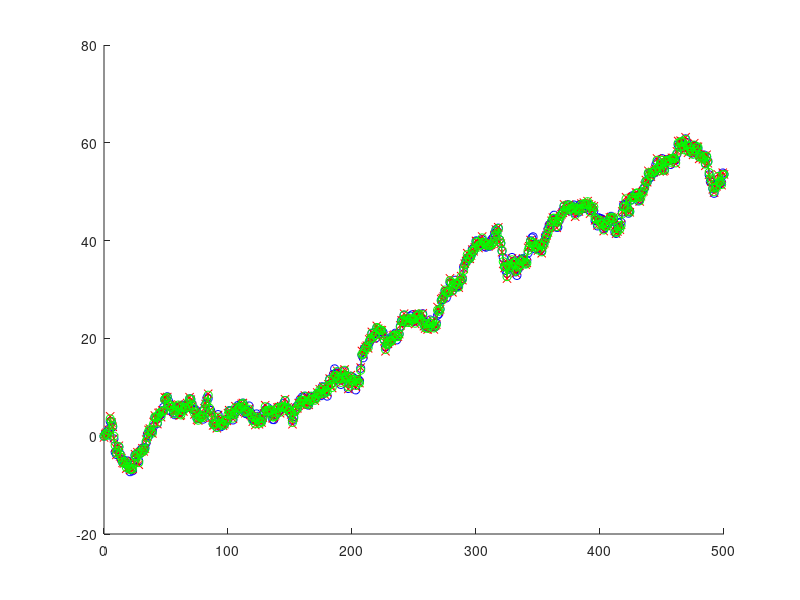

Source code (MATLAB):
%% Shannon's Kalman Filter Tutorial


%% Example 1: Simple Random Walk

% The state transition matrix, relates x_k to x_k+1:
phi_k = 1;

% Covariance matrix for the white noise (a.k.a. walk noise):
Q_k = 1;

% The mapping function between the measurement and state vector:
H_k = 1;

% The measurement variance (rms of 0.5):
R_k = 0.5^2;

% Create a time series and a series of noise corrupted measurements:
t = 0:500;
nSteps = length(t);
x_t = [0 cumsum(normrnd(0,Q_k,[1 nSteps-1]))];
z_t = x_t + normrnd(0,sqrt(R_k),[1 nSteps]);

% Visualise time series and measurements:
figure; hold on
plot(t,x_t,'bo-')
plot(t,z_t,'rx-')

% Priors
x_est = 0; % prior on estimate
P_est = 0; % initial error covariance matrix

all_x_est = zeros(1,nSteps);

for ii = 1:nSteps
    
    % Compute the Kalman gain:
    K = P_est * H_k * inv(H_k * P_est * H_k + R_k);
    
    % Update estimate:
    x_est = x_est + K * (z_t(ii) - H_k * x_est);
    all_x_est(ii) = x_est;
    
    % Update error covariance:
    P_est = (1 - K * H_k) * P_est;
    
    % predict next position:
    x_est = phi_k * x_est;
    
    % predict error covariance:
    P_est = phi_k * P_est * phi_k + Q_k;
    
end

% Plot estimate:
plot(t,all_x_est,'go-')

% Report the RMSE for measurements and kalman filter:
RMSE_measuments = sqrt(sum((z_t - x_t).^2)/nSteps);
disp('The RMSE of the measurements is:')
disp(RMSE_measuments)
RMSE_kalmanFilter = sqrt(sum((all_x_est - x_t).^2)/nSteps);
disp('The RMSE of the Kalman filter is:')
disp(RMSE_kalmanFilter)

% Look, the Kalman filter has a smaller RMSE than simply using the
% measurements alone! This is integration of evidence across time using a
% appropriate weighting function (dependent on known walk variance, Q, and
% measurement variance, R).